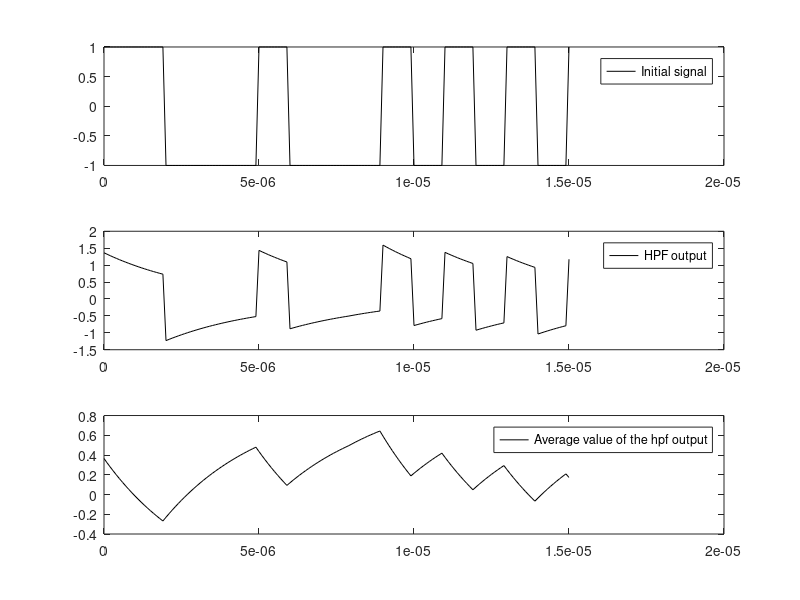

Write the MATLAB code that produced this figure.
% MATLAB code to show the effect of High Pass Filter and baseline wonder in
% OOK-NRZ signal

clear;
clc;

Rb = 1e6; % bitrate
Tb = 1/Rb; % bit duration
nsamp = 10; % samples per symbol
Tsamp = Tb/nsamp; % sampling time
Lsym = 1e3; % number of bits
fc_rb = 5e-2; % normalized cut-off frequency
A = 1; % normalized amplitude


%% Calculate impulse response of filters

tx_impulse = ones(1, nsamp) * A; % Tx filter
fc = fc_rb * Rb; % actual cut-off frequency of HPF

t = Tsamp:Tsamp:10*Tb; % time vector
hpf_impulse(1) = 1 * exp(-2*pi*fc*t(1)); % impulse response
for loop=2:length(t)
    hpf_impulse(loop) = -1*(exp(2*pi*fc*t(1))-1)*exp(-2*pi*fc*t(loop));
end


%% Effect of HPF on OOK

OOK = randi([0, 1], 1, Lsym);
OOK = 2 * OOK - 1; % removing DC component
signal = filter(tx_impulse, 1, upsample(OOK, nsamp)); % rectangular pulse shaping
hpf_output = filter(hpf_impulse, 1, signal); % hpf output


%% Visualization

plotstart = (10*nsamp + 1);
plotfinish = plotstart + 15*nsamp;
t = 0:Tsamp:Tsamp*(plotfinish - plotstart);
subplot(3, 1, 1); plot(t, signal(plotstart:plotfinish), 'k');
legend("Initial signal");
subplot(3, 1, 2); plot(t, hpf_output(plotstart:plotfinish), 'k');
legend("HPF output");
subplot(3, 1, 3); plot(t, -signal(plotstart:plotfinish) + hpf_output(plotstart:plotfinish), 'k');
legend("Average value of the hpf output");










